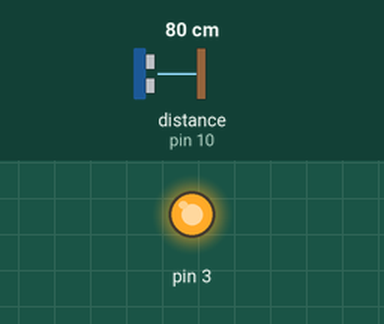
Bench run of a sketch on a simulated Arduino Uno, built with avr-gcc and run on an emulated ATmega328P. Shown: output pins drawn as LEDs (lit = HIGH). Wiring (inferred from the names in the program): ultrasonic range finder: trigger pin 9; echo pin 10. Inputs (shaded band) come from the test bench; at power-on: distance to the obstacle (sensor on pin 10) 80 cm. The echo pulse lasts 58.3 µs per cm; pins used as bus, display or sensor lines are not drawn; what the sketch prints to the serial monitor is not drawn.

Above: at 0.1 s.
Timing chart, 0 to 1.6 s (numbered marks = the images above):
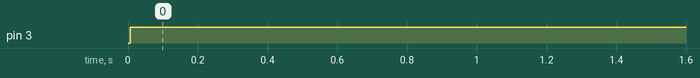

The sketch:

ultrasonic_LED.ino
```cpp
int trig = 9;
int echo = 10;


void setup() {
  Serial.begin(9600);
  pinMode(trig, OUTPUT);
  pinMode(echo,INPUT);
  pinMode(3,OUTPUT);


}

void loop() {
  long dur, dist;
  digitalWrite(trig, HIGH);
  delayMicroseconds(1000);
  digitalWrite(trig, LOW);

  dur=pulseIn(echo, HIGH);
  dist = (dur/2)/29.1;

  if(dist<500){
    digitalWrite(3, HIGH);
    }
    else

      digitalWrite(3, LOW);
      Serial.print(dist);
      Serial.print("cm");
      delay(100);
      Serial.println("");


}
```

Measured:
- by itself, pin 3: LOW → HIGH at 0.01 s
